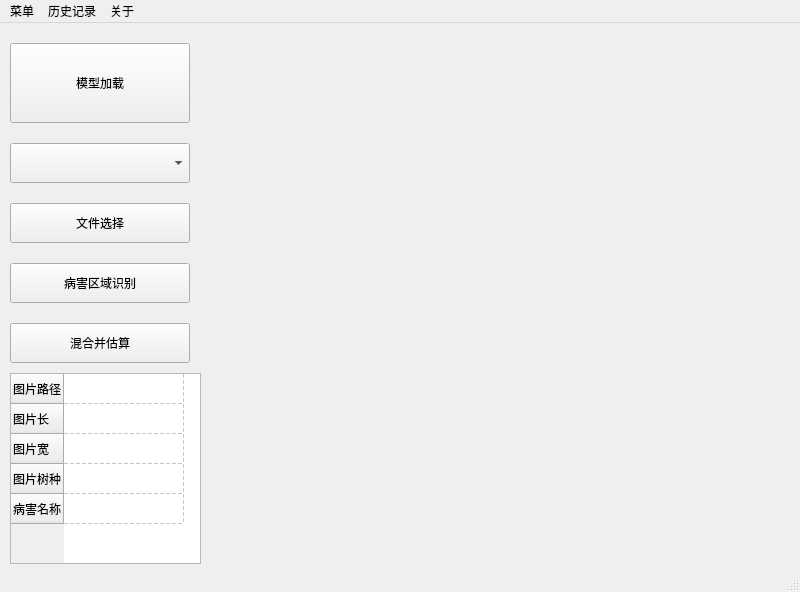
<?xml version="1.0" encoding="UTF-8"?>
<ui version="4.0">
 <class>MainWindow</class>
 <widget class="QMainWindow" name="MainWindow">
  <property name="geometry">
   <rect>
    <x>0</x>
    <y>0</y>
    <width>800</width>
    <height>592</height>
   </rect>
  </property>
  <property name="windowTitle">
   <string>MainWindow</string>
  </property>
  <widget class="QWidget" name="centralwidget">
   <widget class="QToolButton" name="toolButton_2">
    <property name="geometry">
     <rect>
      <x>10</x>
      <y>20</y>
      <width>180</width>
      <height>80</height>
     </rect>
    </property>
    <property name="text">
     <string>模型加载</string>
    </property>
    <property name="icon">
     <iconset>
      <normaloff>C:/Users/soban/Desktop/加载文件.png</normaloff>C:/Users/soban/Desktop/加载文件.png</iconset>
    </property>
    <property name="iconSize">
     <size>
      <width>50</width>
      <height>50</height>
     </size>
    </property>
    <property name="toolButtonStyle">
     <enum>Qt::ToolButtonTextUnderIcon</enum>
    </property>
   </widget>
   <widget class="QComboBox" name="comboBox">
    <property name="geometry">
     <rect>
      <x>10</x>
      <y>120</y>
      <width>180</width>
      <height>40</height>
     </rect>
    </property>
   </widget>
   <widget class="QPushButton" name="pushButton">
    <property name="geometry">
     <rect>
      <x>10</x>
      <y>180</y>
      <width>180</width>
      <height>40</height>
     </rect>
    </property>
    <property name="text">
     <string>文件选择</string>
    </property>
   </widget>
   <widget class="QPushButton" name="pushButton_2">
    <property name="geometry">
     <rect>
      <x>10</x>
      <y>240</y>
      <width>180</width>
      <height>40</height>
     </rect>
    </property>
    <property name="text">
     <string>病害区域识别</string>
    </property>
   </widget>
   <widget class="QPushButton" name="pushButton_3">
    <property name="geometry">
     <rect>
      <x>10</x>
      <y>300</y>
      <width>180</width>
      <height>40</height>
     </rect>
    </property>
    <property name="text">
     <string>混合并估算</string>
    </property>
   </widget>
   <widget class="QTableWidget" name="tableWidget">
    <property name="geometry">
     <rect>
      <x>10</x>
      <y>350</y>
      <width>191</width>
      <height>191</height>
     </rect>
    </property>
    <property name="verticalScrollBarPolicy">
     <enum>Qt::ScrollBarAlwaysOff</enum>
    </property>
    <property name="horizontalScrollBarPolicy">
     <enum>Qt::ScrollBarAlwaysOff</enum>
    </property>
    <property name="autoScroll">
     <bool>false</bool>
    </property>
    <property name="gridStyle">
     <enum>Qt::DashLine</enum>
    </property>
    <property name="columnCount">
     <number>1</number>
    </property>
    <attribute name="horizontalHeaderVisible">
     <bool>false</bool>
    </attribute>
    <attribute name="horizontalHeaderDefaultSectionSize">
     <number>120</number>
    </attribute>
    <row>
     <property name="text">
      <string>图片路径</string>
     </property>
    </row>
    <row>
     <property name="text">
      <string>图片长</string>
     </property>
    </row>
    <row>
     <property name="text">
      <string>图片宽</string>
     </property>
    </row>
    <row>
     <property name="text">
      <string>图片树种</string>
     </property>
    </row>
    <row>
     <property name="text">
      <string>病害名称</string>
     </property>
    </row>
    <column/>
   </widget>
   <widget class="QLabel" name="label">
    <property name="geometry">
     <rect>
      <x>520</x>
      <y>150</y>
      <width>256</width>
      <height>256</height>
     </rect>
    </property>
    <property name="text">
     <string/>
    </property>
    <property name="pixmap">
     <pixmap>../data/imgs/apple_rot_01.jpg</pixmap>
    </property>
   </widget>
   <widget class="QLabel" name="label_2">
    <property name="geometry">
     <rect>
      <x>240</x>
      <y>150</y>
      <width>256</width>
      <height>256</height>
     </rect>
    </property>
    <property name="text">
     <string/>
    </property>
    <property name="pixmap">
     <pixmap>../data/imgs/apple_rot_01.jpg</pixmap>
    </property>
   </widget>
   <widget class="QLabel" name="label_3">
    <property name="geometry">
     <rect>
      <x>340</x>
      <y>10</y>
      <width>331</width>
      <height>111</height>
     </rect>
    </property>
    <property name="text">
     <string/>
    </property>
    <property name="pixmap">
     <pixmap>../scripts/title-2.png</pixmap>
    </property>
   </widget>
  </widget>
  <widget class="QMenuBar" name="menubar">
   <property name="geometry">
    <rect>
     <x>0</x>
     <y>0</y>
     <width>800</width>
     <height>26</height>
    </rect>
   </property>
   <widget class="QMenu" name="menu">
    <property name="title">
     <string>菜单</string>
    </property>
    <widget class="QMenu" name="menu_4">
     <property name="title">
      <string>设备选择</string>
     </property>
     <addaction name="actionCPU"/>
     <addaction name="actionCUDA"/>
    </widget>
    <addaction name="action"/>
    <addaction name="action_2"/>
    <addaction name="menu_4"/>
   </widget>
   <widget class="QMenu" name="menu_2">
    <property name="title">
     <string>关于</string>
    </property>
    <addaction name="actionmayday"/>
   </widget>
   <widget class="QMenu" name="menu_3">
    <property name="title">
     <string>历史记录</string>
    </property>
    <addaction name="action_4"/>
   </widget>
   <addaction name="menu"/>
   <addaction name="menu_3"/>
   <addaction name="menu_2"/>
  </widget>
  <widget class="QStatusBar" name="statusbar"/>
  <action name="action">
   <property name="text">
    <string>选择模型路径</string>
   </property>
  </action>
  <action name="action_2">
   <property name="text">
    <string>选择图片路径</string>
   </property>
  </action>
  <action name="action_4">
   <property name="text">
    <string>查看历史记录</string>
   </property>
  </action>
  <action name="actionmayday">
   <property name="text">
    <string>mayday</string>
   </property>
  </action>
  <action name="actionCPU">
   <property name="text">
    <string>CPU</string>
   </property>
  </action>
  <action name="actionCUDA">
   <property name="checkable">
    <bool>true</bool>
   </property>
   <property name="checked">
    <bool>true</bool>
   </property>
   <property name="text">
    <string>CUDA</string>
   </property>
  </action>
 </widget>
 <resources/>
 <connections/>
</ui>
